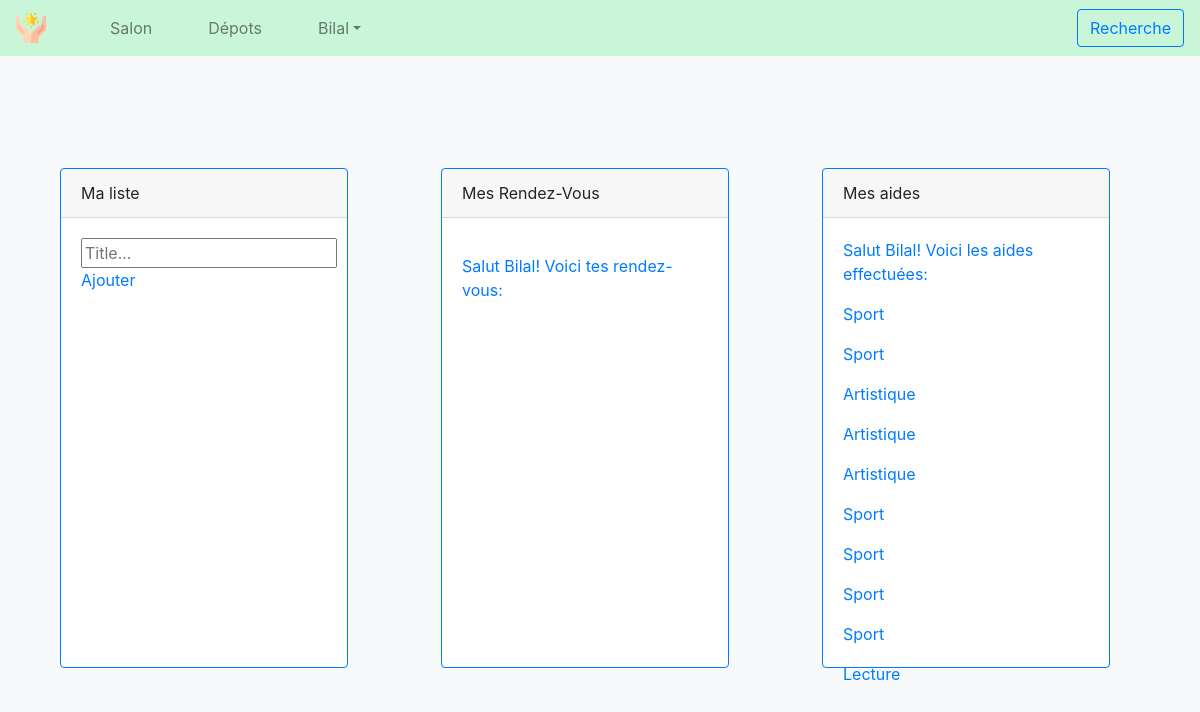
The page /profile (signed in) on the database its author committed.
### models.py (models this page shows, shortened)
class User(UserMixin, db.Model):
    id = db.Column(db.Integer, primary_key=True) # primary keys are required by SQLAlchemy
    username = db.Column(db.String(1000), unique=True)
    password = db.Column(db.String(100))
    email = db.Column(db.String(100))
    missions=relationship("Mission", backref="poster",lazy='dynamic')

class Mission(UserMixin, db.Model):
    id = db.Column(db.Integer, primary_key=True) # primary keys are required by SQLAlchemy
    id_ex_user = db.Column(db.Integer, db.ForeignKey('user.id'))#,unique=True, on as pas le upper dans users car c'est comme qu'il secris sur le databse
    mission= db.Column(db.String(20),nullable=False)
    text= db.Column(db.String(200))

### auth.py (the view)
@auth.route('/profile')
def profile():
    mission_opt=db.session.query(Mission.mission).filter_by(id_ex_user=current_user.id).all()
    return render_template('salon.html',name=current_user.username, posts=mission_opt)

### templates/Salon.html (shortened to what this page needs)
<!DOCTYPE html>
<html lang="fr">
<head>
  <link rel="stylesheet" href="https://stackpath.bootstrapcdn.com/bootstrap/4.3.1/css/bootstrap.min.css"
>
</head>
<body class="bg-light">
  <nav class="navbar navbar-expand-md navbar-light fixed-top" style="background-color: #c9f5d9;">
    <img src="/static/img/logo.png" class="img-fluid navbar-brand" alt="Logo aide étoilé" style="width:30px;">
    <div class="collapse navbar-collapse" id="navbarsExampleDefault">
      <ul class="navbar-nav mr-auto">
        <ul class="nav-item">
          <a class="nav-link" href="{{url_for('auth.profile')}}">Salon</a>
        </ul>
        <ul class="nav-item">
          <a class="nav-link" href="{{url_for('auth.depots_mission')}}">Dépots</a>
        </ul>
        <ul class="nav-item dropdown">
          <a class="nav-link dropdown-toggle" href="#" id="dropdown01" data-toggle="dropdown" aria-haspopup="true"
            aria-expanded="false">{{name}}</a>
        </ul>
      </ul>
      <form class="form-inline my-sm-0 my-lg-0">
        <button class="btn btn-outline-primary" type="button"><a
            href="{{url_for('auth.recherche')}}">Recherche</a></button>
      </form>
    </div>
  </nav>
  <main role="main" class="container">
    <br><br><br><br>
    <div class="container">
      <br><br><br>
      <div class="row col justify-content-between">
        <div class="card border-primary mb-3 " style="max-width: 18rem; height: 500px;">
          <div class="card-header">Ma liste</div>
          <div class="card-body text-primary" id="myDIV">
            <input type="text" id="myInput" placeholder="Title...">
            <span onclick="newElement()" class="addBtn">Ajouter</span>
            </div>
        </div>
        <div class="card border-primary mb-3 " style="max-width: 18rem; height: 500px;">
          <div class="card-header">Mes Rendez-Vous</div>
          <div class="card-body text-primary">
            <p class="card-text">
              <p class="card-text">Salut {{name}}! Voici tes rendez-vous:
              </p>
          </div>
        </div>
        <div class="card border-primary mb-3 " style="max-width: 18rem; height: 500px;">
          <div class="card-header">Mes aides</div>
          <div class="card-body text-primary">
            <p class="card-text">Salut {{name}}! Voici les aides effectuées:</p>
            {% for post in posts %}
            <p>{{post.mission}}</p>
            {% endfor %}
          </div>
        </div>
      </div>
    </div>
  </main>
</body>
</html>

### rows shown on the page
User: username "Bilal"
Mission: mission "Sport"
Mission: mission "Sport"
Mission: mission "Artistique"
Mission: mission "Artistique"
Mission: mission "Artistique"
Mission: mission "Sport"
Mission: mission "Sport"
Mission: mission "Sport"
Mission: mission "Sport"
Mission: mission "Lecture"
